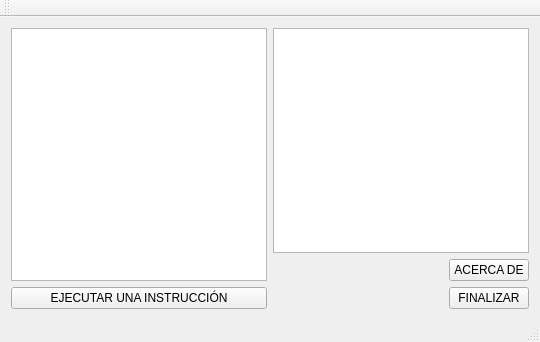
<?xml version="1.0" encoding="UTF-8"?>
<ui version="4.0">
 <class>MainWindow</class>
 <widget class="QMainWindow" name="MainWindow">
  <property name="geometry">
   <rect>
    <x>0</x>
    <y>0</y>
    <width>540</width>
    <height>342</height>
   </rect>
  </property>
  <property name="windowTitle">
   <string>Depurador</string>
  </property>
  <widget class="QWidget" name="centralWidget">
   <layout class="QHBoxLayout" name="horizontalLayout_2">
    <item>
     <layout class="QVBoxLayout" name="verticalLayout">
      <item>
       <widget class="QTextBrowser" name="textBrowser"/>
      </item>
      <item>
       <widget class="QPushButton" name="stepPushButton">
        <property name="text">
         <string>EJECUTAR UNA INSTRUCCIÓN</string>
        </property>
       </widget>
      </item>
     </layout>
    </item>
    <item>
     <layout class="QVBoxLayout" name="verticalLayout_3">
      <item>
       <widget class="QGraphicsView" name="graphicsView"/>
      </item>
      <item>
       <layout class="QHBoxLayout" name="horizontalLayout">
        <item>
         <spacer name="horizontalSpacer">
          <property name="orientation">
           <enum>Qt::Horizontal</enum>
          </property>
          <property name="sizeHint" stdset="0">
           <size>
            <width>40</width>
            <height>20</height>
           </size>
          </property>
         </spacer>
        </item>
        <item>
         <layout class="QVBoxLayout" name="verticalLayout_2">
          <item>
           <widget class="QPushButton" name="aboutPushButton">
            <property name="text">
             <string>ACERCA DE</string>
            </property>
           </widget>
          </item>
          <item>
           <widget class="QPushButton" name="quitPushButton">
            <property name="text">
             <string>FINALIZAR</string>
            </property>
           </widget>
          </item>
         </layout>
        </item>
       </layout>
      </item>
     </layout>
    </item>
   </layout>
  </widget>
  <widget class="QMenuBar" name="menuBar">
   <property name="geometry">
    <rect>
     <x>0</x>
     <y>0</y>
     <width>540</width>
     <height>25</height>
    </rect>
   </property>
  </widget>
  <widget class="QToolBar" name="mainToolBar">
   <attribute name="toolBarArea">
    <enum>TopToolBarArea</enum>
   </attribute>
   <attribute name="toolBarBreak">
    <bool>false</bool>
   </attribute>
  </widget>
  <widget class="QStatusBar" name="statusBar"/>
 </widget>
 <layoutdefault spacing="6" margin="11"/>
 <resources/>
 <connections>
  <connection>
   <sender>stepPushButton</sender>
   <signal>clicked()</signal>
   <receiver>MainWindow</receiver>
   <slot>stepExecution()</slot>
   <hints>
    <hint type="sourcelabel">
     <x>182</x>
     <y>293</y>
    </hint>
    <hint type="destinationlabel">
     <x>314</x>
     <y>301</y>
    </hint>
   </hints>
  </connection>
  <connection>
   <sender>aboutPushButton</sender>
   <signal>clicked()</signal>
   <receiver>MainWindow</receiver>
   <slot>about()</slot>
   <hints>
    <hint type="sourcelabel">
     <x>453</x>
     <y>264</y>
    </hint>
    <hint type="destinationlabel">
     <x>371</x>
     <y>261</y>
    </hint>
   </hints>
  </connection>
  <connection>
   <sender>quitPushButton</sender>
   <signal>clicked()</signal>
   <receiver>MainWindow</receiver>
   <slot>quit()</slot>
   <hints>
    <hint type="sourcelabel">
     <x>491</x>
     <y>298</y>
    </hint>
    <hint type="destinationlabel">
     <x>500</x>
     <y>314</y>
    </hint>
   </hints>
  </connection>
 </connections>
 <slots>
  <slot>stepExecution()</slot>
  <slot>about()</slot>
  <slot>quit()</slot>
 </slots>
</ui>
